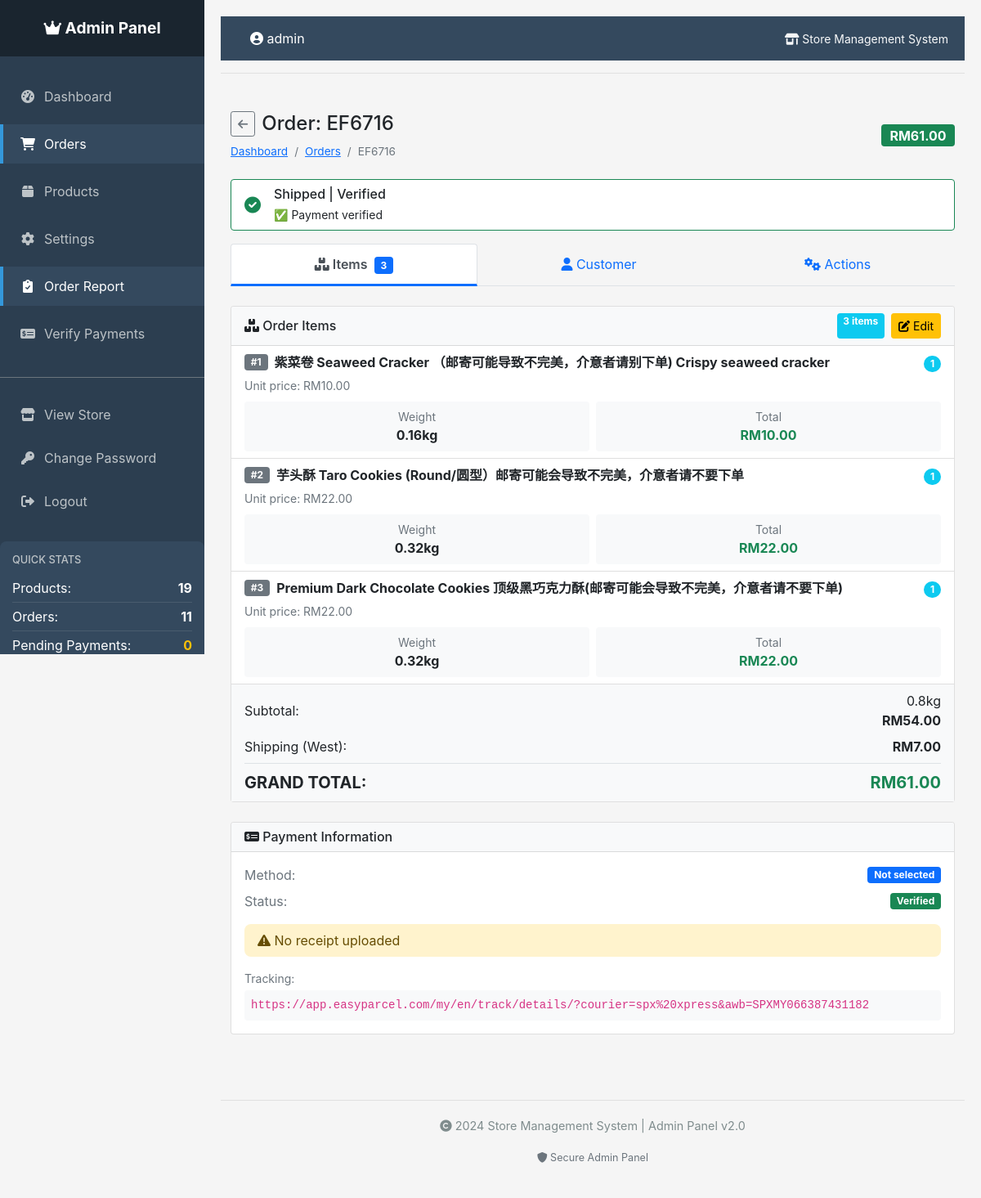
Screenshot of /admin/orders/EF6716 (signed in) with the database file from the repository.
### tables this page shows
CREATE TABLE orders (
            id INTEGER PRIMARY KEY AUTOINCREMENT,
            order_id TEXT UNIQUE NOT NULL,
            customer_name TEXT NOT NULL,
            total_price REAL NOT NULL,
            shipping_fee REAL NOT NULL,
            address TEXT NOT NULL,
            postcode TEXT NOT NULL,
            state TEXT NOT NULL,
            region TEXT NOT NULL,
            status TEXT DEFAULT 'pending',
            created_at TIMESTAMP DEFAULT CURRENT_TIMESTAMP
        , contact_number TEXT, payment_method TEXT, payment_status TEXT DEFAULT "pending", payment_receipt TEXT, payment_verified BOOLEAN DEFAULT 0, payment_verified_at TIMESTAMP, payment_verified_by TEXT, tracking_number TEXT, updated_at TIMESTAMP);

CREATE TABLE order_items (
            id INTEGER PRIMARY KEY AUTOINCREMENT,
            order_id TEXT NOT NULL,
            product_id INTEGER NOT NULL,
            product_name TEXT NOT NULL,
            quantity INTEGER NOT NULL,
            price REAL NOT NULL,
            weight REAL NOT NULL,
            FOREIGN KEY (order_id) REFERENCES orders (order_id),
            FOREIGN KEY (product_id) REFERENCES products (id)
        );

### app.py (the view)
@app.route('/admin/orders/<order_id>')
@admin_required
def order_details(order_id):
    order = g.conn.execute('SELECT * FROM orders WHERE order_id = ?', (order_id,)).fetchone()
    if not order:
        return redirect(url_for('admin_orders'))
    items = g.conn.execute('''
        SELECT oi.*, p.price as unit_price
        FROM order_items oi
        LEFT JOIN products p ON oi.product_id = p.id
        WHERE oi.order_id = ?
    ''', (order_id,)).fetchall()
    return render_template('order_details.html', order=order, items=items)

### app.py (called while the page is built)
@app.template_filter('datetimeformat')
def datetimeformat(value, format='%d %b %Y, %I:%M %p'):
    if value:
        if isinstance(value, str):
            try:
                for fmt in ('%Y-%m-%d %H:%M:%S', '%Y-%m-%d %H:%M:%S.%f', '%Y-%m-%d'):
                    try:
                        value = datetime.strptime(value, fmt)
                        break
                    except ValueError:
                        continue
            except:
                return value
        if isinstance(value, datetime):
            return value.strftime(format)
    return ''

def get_db_connection():
    conn = sqlite3.connect(app.config['DATABASE'])
    conn.row_factory = sqlite3.Row
    return conn

@app.before_request
def before_request():
    g.conn = get_db_connection()

@app.teardown_request
def teardown_request(exception):
    if hasattr(g, 'conn'):
        g.conn.close()

def admin_required(f):
    @wraps(f)
    def decorated_function(*args, **kwargs):
        if 'admin_logged_in' not in session:
            return redirect(url_for('admin_login'))
        return f(*args, **kwargs)
    return decorated_function

@app.context_processor
def inject_pending_payments():
    if hasattr(g, 'conn'):
        pending_count = g.conn.execute(
            'SELECT COUNT(*) FROM orders WHERE payment_status = "pending_verification"'
        ).fetchone()[0]
        return dict(pending_payments=pending_count)
    return dict(pending_payments=0)

### templates/order_details.html (shortened to what this page needs)
{% extends "admin_base.html" %}
{% block content %}
<div class="container-fluid py-3">
    <div class="d-flex flex-column flex-sm-row justify-content-between align-items-start align-items-sm-center mb-4 gap-2">
        <div>
            <div class="d-flex align-items-center mb-2">
                <a href="{{ url_for('admin_orders') }}" class="btn btn-sm btn-outline-secondary me-2">
                    <i class="fas fa-arrow-left"></i>
                </a>
                <h1 class="h4 mb-0">Order: {{ order.order_id }}</h1>
            </div>
            <nav aria-label="breadcrumb">
                <ol class="breadcrumb mb-0" style="font-size: 0.85rem;">
                    <li class="breadcrumb-item"><a href="{{ url_for('admin_dashboard') }}">Dashboard</a></li>
                    <li class="breadcrumb-item"><a href="{{ url_for('admin_orders') }}">Orders</a></li>
                    <li class="breadcrumb-item active">{{ order.order_id|truncate(10) }}</li>
                </ol>
            </nav>
        </div>
        <div class="mt-2 mt-sm-0">
            <span class="badge fs-6 bg-{% if order.payment_status == 'verified' %}success{% elif order.payment_status == 'rejected' %}danger{% elif order.payment_status == 'pending_verification' %}warning{% else %}secondary{% endif %}">
                RM{{ "%.2f"|format(order.total_price) }}
            </span>
        </div>
    </div>
    <div class="card mb-3 border-{% if order.payment_status == 'verified' %}success{% elif order.payment_status == 'rejected' %}danger{% elif order.payment_status == 'pending_verification' %}warning{% else %}info{% endif %}">
        <div class="card-body py-2">
            <div class="d-flex align-items-center">
                <div class="flex-shrink-0 me-3">
                    <i class="fas fa-{% if order.payment_status == 'verified' %}check-circle text-success{% elif order.payment_status == 'rejected' %}times-circle text-danger{% elif order.payment_status == 'pending_verification' %}clock text-warning{% else %}info-circle text-info{% endif %} fa-lg"></i>
                </div>
                <div class="flex-grow-1">
                    <h6 class="mb-1">{{ order.status|title }} | {{ order.payment_status|title }}</h6>
                    <p class="mb-0 small">
                        {% if order.payment_status == 'verified' %}
                            ✅ Payment verified {{ order.payment_verified_at|datetimeformat('short') if order.payment_verified_at else '' }}
                        {% elif order.payment_status == 'pending_verification' %}
                            ⏳ Awaiting payment verification
                        {% elif order.payment_status == 'rejected' %}
                            ❌ Payment rejected
                        {% else %}
                            📋 Awaiting payment
                        {% endif %}
                    </p>
                </div>
            </div>
        </div>
    </div>
    <div class="mb-4">
        <ul class="nav nav-tabs nav-fill" id="orderTabs" role="tablist">
            <li class="nav-item" role="presentation">
                <button class="nav-link active" id="items-tab" data-bs-toggle="tab" data-bs-target="#items" type="button" role="tab">
                    <i class="fas fa-boxes d-block d-sm-inline"></i>
                    <span class="d-none d-sm-inline"> Items</span>
                    <span class="badge bg-primary ms-1">{{ items|length }}</span>
                </button>
            </li>
            <li class="nav-item" role="presentation">
                <button class="nav-link" id="customer-tab" data-bs-toggle="tab" data-bs-target="#customer" type="button" role="tab">
                    <i class="fas fa-user d-block d-sm-inline"></i>
                    <span class="d-none d-sm-inline"> Customer</span>
                </button>
            </li>
            <li class="nav-item" role="presentation">
                <button class="nav-link" id="actions-tab" data-bs-toggle="tab" data-bs-target="#actions" type="button" role="tab">
                    <i class="fas fa-cogs d-block d-sm-inline"></i>
                    <span class="d-none d-sm-inline"> Actions</span>
                </button>
            </li>
        </ul>
    </div>
    <div class="tab-content" id="orderTabsContent">
        <div class="tab-pane fade show active" id="items" role="tabpanel">
            <div class="card mb-4">
                <div class="card-header bg-light py-2">
                    <div class="d-flex justify-content-between align-items-center">
                        <h6 class="mb-0">
                            <i class="fas fa-boxes"></i> Order Items
                        </h6>
                        <div class="d-flex gap-2">
                            <span class="badge bg-info">{{ items|sum(attribute='quantity') }} items</span>
                            <a href="{{ url_for('edit_order_items', order_id=order.order_id) }}"
                               class="btn btn-warning btn-sm">
                                <i class="fas fa-edit"></i>
                                <span class="d-none d-sm-inline"> Edit</span>
                            </a>
                        </div>
                    </div>
                </div>
                <div class="card-body p-0">
                    <div class="list-group list-group-flush">
                        {% for item in items %}
                        <div class="list-group-item">
                            <div class="d-flex justify-content-between align-items-start mb-2">
                                <div>
                                    <div class="d-flex align-items-center mb-1">
                                        <span class="badge bg-secondary me-2">#{{ loop.index }}</span>
                                        <strong>{{ item.product_name }}</strong>
                                    </div>
                                    <small class="text-muted">
                                        Unit price: RM{{ "%.2f"|format(item.price) }}
                                    </small>
                                </div>
                                <div class="text-end">
                                    <span class="badge bg-info rounded-pill">{{ item.quantity }}</span>
                                </div>
                            </div>
                            <div class="row g-2">
                                <div class="col-6">
                                    <div class="bg-light rounded p-2 text-center">
                                        <small class="text-muted d-block">Weight</small>
                                        <strong>{{ item.weight }}kg</strong>
                                    </div>
                                </div>
                                <div class="col-6">
                                    <div class="bg-light rounded p-2 text-center">
                                        <small class="text-muted d-block">Total</small>
                                        <strong class="text-success">RM{{ "%.2f"|format(item.price * item.quantity) }}</strong>
                                    </div>
                                </div>
                            </div>
                        </div>
                        {% endfor %}
                        <div class="list-group-item bg-light">
                            <div class="d-flex justify-content-between align-items-center mb-2">
                                <span>Subtotal:</span>
                                <div class="text-end">
                                    <div>{{ items|sum(attribute='weight')|round(2) }}kg</div>
                                    <strong>RM{{ "%.2f"|format(order.total_price - order.shipping_fee) }}</strong>
                                </div>
                            </div>
                            <div class="d-flex justify-content-between align-items-center mb-2">
                                <span>Shipping ({{ order.region|title }}):</span>
                                <strong>RM{{ "%.2f"|format(order.shipping_fee) }}</strong>
                            </div>
                            <div class="d-flex justify-content-between align-items-center pt-2 border-top">
                                <span class="fw-bold fs-5">GRAND TOTAL:</span>
                                <strong class="text-success fs-5">RM{{ "%.2f"|format(order.total_price) }}</strong>
                            </div>
                        </div>
                    </div>
                </div>
            </div>
            <div class="card mb-4">
                <div class="card-header bg-light py-2">
                    <h6 class="mb-0">
                        <i class="fas fa-money-check-alt"></i> Payment Information
                    </h6>
                </div>
                <div class="card-body">
                    <div class="row g-3">
                        <div class="col-12">
                            <div class="d-flex justify-content-between align-items-center mb-2">
                                <span class="text-muted">Method:</span>
                                <span class="badge bg-primary">{{ order.payment_method or 'Not selected' }}</span>
                            </div>
                            <div class="d-flex justify-content-between align-items-center mb-3">
                                <span class="text-muted">Status:</span>
                                <span class="badge bg-{% if order.payment_status == 'verified' %}success{% elif order.payment_status == 'rejected' %}danger{% elif order.payment_status == 'pending_verification' %}warning{% else %}secondary{% endif %}">
                                    {{ order.payment_status|title }}
                                </span>
                            </div>
                            {% if order.payment_receipt %}
                            <div class="d-grid gap-2">
                                <span class="text-muted small">Receipt:</span>
                                <a href="{{ url_for('static', filename='receipts/' + order.payment_receipt) }}"
                                   target="_blank" class="btn btn-outline-primary btn-sm">
                                    <i class="fas fa-eye me-1"></i> View
                                </a>
                            </div>
                            {% else %}
                            <div class="alert alert-warning py-2 mb-0">
                                <i class="fas fa-exclamation-triangle"></i> No receipt uploaded
                            </div>
                            {% endif %}
                            {% if order.tracking_number %}
                            <div class="mt-3">
                                <span class="text-muted small d-block">Tracking:</span>
                                <code class="bg-light p-2 rounded d-block mt-1">{{ order.tracking_number }}</code>
                            </div>
                            {% endif %}
                        </div>
                    </div>
                </div>
            </div>
        </div>
    </div>
</div>
{% endblock %}

### templates/admin_base.html (style rules this page uses)
body { font-family: -apple-system, BlinkMacSystemFont, 'Segoe UI', Roboto, Oxygen, Ubuntu, Cantarell, sans-serif; background-color: #f5f5f5; }
.alert { border: none; border-radius: 8px; }

### templates/order_details.html (style rules this page uses)
@media (min-width: 768px) { .nav-tabs .nav-link { padding: 12px 20px; } }
.nav-tabs .nav-link.active { border-bottom: 3px solid #0d6efd; font-weight: 600; }

### rows the page displays
orders: order_id "EF6716", total_price "61.00", status "Shipped", payment_status "Verified", order.total_price-order.shipping_fee "54.00", region "West", shipping_fee "7.00", tracking_number "https://app.easyparcel.com/my/en/track/details/?courier=spx%20xpress&awb=SPXMY066387431182"
order_items: product_name "紫菜卷 Seaweed Cracker （邮寄可能导致不完美，介意者请别下单) Crispy seaweed cracker", price "10.00", quantity "1", weight "0.16", item.price*item.quantity "10.00"
order_items: product_name "芋头酥 Taro Cookies (Round/圆型）邮寄可能会导致不完美，介意者请不要下单", price "22.00", quantity "1", weight "0.32", item.price*item.quantity "22.00"
order_items: product_name "Premium Dark Chocolate Cookies 顶级黑巧克力酥(邮寄可能会导致不完美，介意者请不要下单)", price "22.00", quantity "1", weight "0.32", item.price*item.quantity "22.00"

### other values shown
{{ stats['product_count'] if stats else 0 }} "19"
{{ order_stats['order_count'] if order_stats else 0 }} "11"
{{ pending_stats['pending_count'] if pending_stats else 0 }} "0"
{{ session.get('admin_username', 'Admin') }} "admin"
{{ items|length }} "3"
{{ items|sum(attribute='quantity') }} "3"
{{ items|sum(attribute='weight')|round(2) }} "0.8"
{{ order.payment_method or 'Not selected' }} "Not selected"
